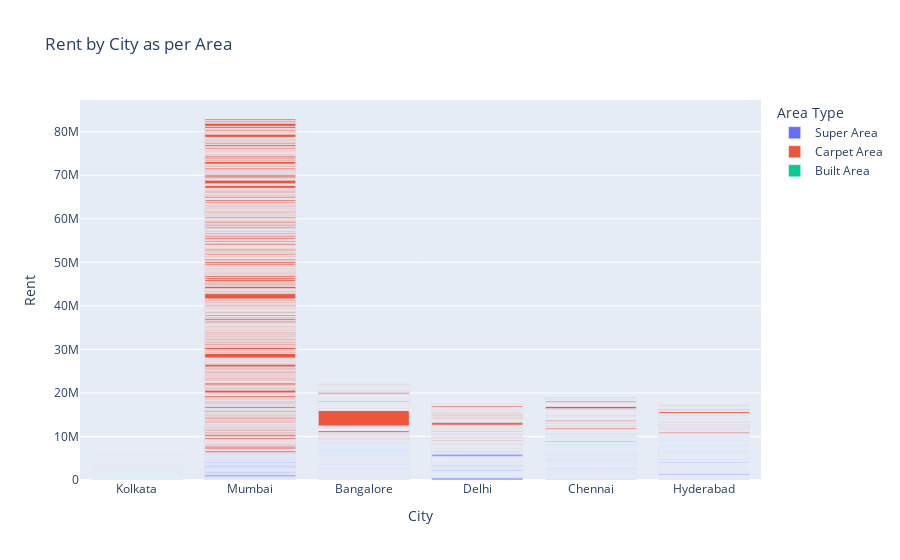

Source (notebook cell):
### Code cell
#Now let’s have a look at the rent of the houses in different cities according to the area type:
figure2 = px.bar(house,x=house["City"],y = house["Rent"],color = house["Area Type"],title="Rent by City as per Area")
figure2.show()

### Figure 1 — Plotly figure (JSON) as saved in the notebook; plotly's stock layout.template omitted (floating-point values rounded to 4 significant figures; data arrays with more than 128 entries replaced by an {"elided": "..."} marker saying what was removed)
{"data": [{"alignmentgroup": "True", "hovertemplate": "Area Type=Super Area<br>City=%{x}<br>Rent=%{y}<extra></extra>", "legendgroup": "Super Area", "marker": {"color": "#636efa", "pattern": {"shape": ""}}, "name": "Super Area", "offsetgroup": "Super Area", "orientation": "v", "showlegend": true, "textposition": "auto", "type": "bar", "x": {"elided": "2446 str values"}, "xaxis": "x", "y": {"elided": "2446 int values"}, "yaxis": "y"}, {"alignmentgroup": "True", "hovertemplate": "Area Type=Carpet Area<br>City=%{x}<br>Rent=%{y}<extra></extra>", "legendgroup": "Carpet Area", "marker": {"color": "#EF553B", "pattern": {"shape": ""}}, "name": "Carpet Area", "offsetgroup": "Carpet Area", "orientation": "v", "showlegend": true, "textposition": "auto", "type": "bar", "x": {"elided": "2298 str values"}, "xaxis": "x", "y": {"elided": "2298 int values"}, "yaxis": "y"}, {"alignmentgroup": "True", "hovertemplate": "Area Type=Built Area<br>City=%{x}<br>Rent=%{y}<extra></extra>", "legendgroup": "Built Area", "marker": {"color": "#00cc96", "pattern": {"shape": ""}}, "name": "Built Area", "offsetgroup": "Built Area", "orientation": "v", "showlegend": true, "textposition": "auto", "type": "bar", "x": ["Chennai", "Hyderabad"], "xaxis": "x", "y": [15000, 6000], "yaxis": "y"}], "layout": {"autosize": true, "barmode": "relative", "legend": {"title": {"text": "Area Type"}, "tracegroupgap": 0}, "title": {"text": "Rent by City as per Area"}, "xaxis": {"anchor": "y", "autorange": true, "domain": [0, 1], "range": [-0.5, 5.5], "title": {"text": "City"}, "type": "category"}, "yaxis": {"anchor": "x", "autorange": true, "domain": [0, 1], "range": [0, 87300000.0], "title": {"text": "Rent"}, "type": "linear"}}}
